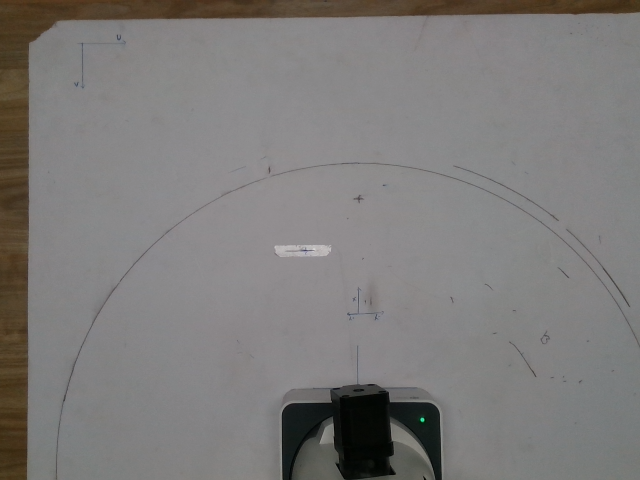
#> input picture gripper_orientation/paper_1/images/img0.png, 640 x 480 px, found by its file name; the run also reads 1 picture not shown here
$ python contours.py
#> lines starting #> are read from the running program, lines starting #| are printed output that depends on the picture; after the words box and inside, x2 and y2 are one past the last pixel; in counts of white or black regions, pixels touching at a corner belong together
import cv2
import numpy as np
import matplotlib.pyplot as plt
# Load the background image and the new image
bg_image = cv2.imread('images\\img0.png')
#> bg_image is the input picture: shape (480, 640, 3); mean B, G, R 121.8, 123, 125.2
new_image = cv2.imread('images\\img1.png')


fgbg1 = cv2.createBackgroundSubtractorMOG2();

bg_gray = cv2.cvtColor(bg_image, cv2.COLOR_BGR2GRAY)
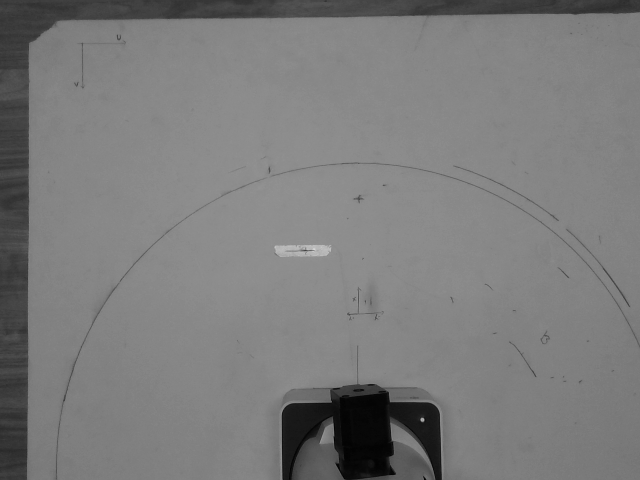
#> bg_gray: shape (480, 640); min 1, max 215, mean 123.5
new_gray = cv2.cvtColor(new_image, cv2.COLOR_BGR2GRAY)


diff = cv2.absdiff(bg_gray, new_gray)
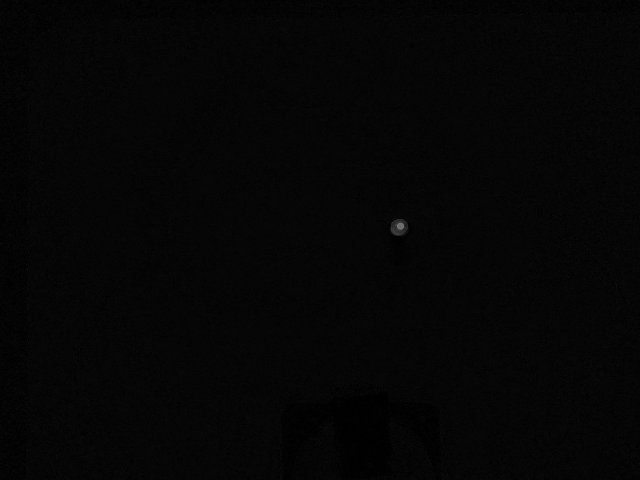
#> diff: shape (480, 640); min 0, max 118, mean 5.3
_, binary_image = cv2.threshold(diff, 50, 255, cv2.THRESH_BINARY)
#> binary_image: shape (480, 640); 0.03% white; 2 white regions (1 under 20 px), largest, box (x1, y1, x2, y2) and area: (391, 221, 404, 235) 103

fgmask1 = fgbg1.apply(new_image);
#> fgmask1: shape (480, 640); values 127 (black) and 255 (white), 0% white in thin lines or dots, all inside (x1, y1, x2, y2) = (338, 467, 339, 468)
erosion_size = 1
erosion_shape = 0

element = cv2.getStructuringElement(erosion_shape, (2 * erosion_size + 1, 2 * erosion_size + 1),
 (erosion_size, erosion_size))

erosion_dst = cv2.erode(binary_image, element)
#> erosion_dst: shape (480, 640); 0.01% white; 2 white regions (1 under 20 px), largest, box (x1, y1, x2, y2) and area: (397, 222, 403, 230) 32


cv2.imshow('Difference Image', erosion_dst)
cv2.waitKey(0)
cv2.destroyAllWindows()


# [17 lines of commented-out code are left out]
